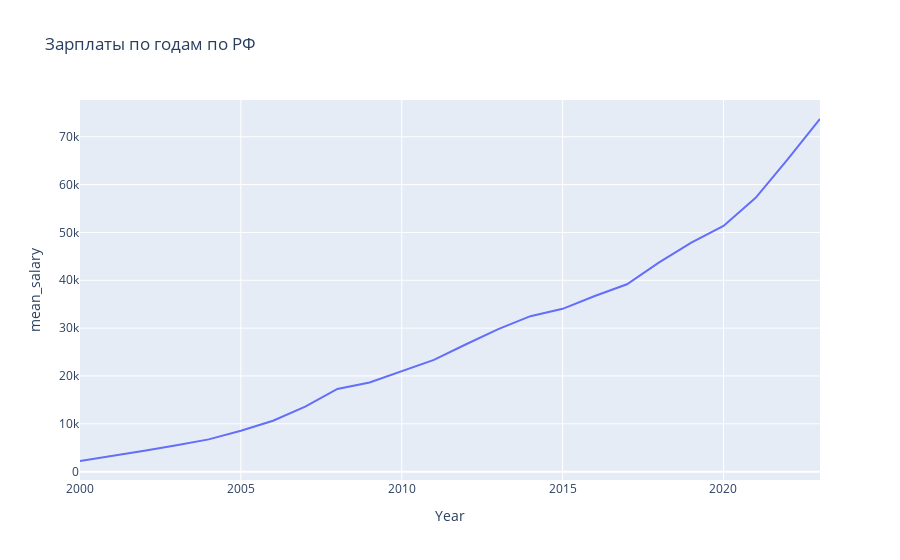

Source (notebook cell):
### Markdown cell above
## Графики изменения зарплаты по годам

### Code cell
fig = px.line(salary[salary['Economic_id']==1], x='Year', y='mean_salary', title='Зарплаты по годам по РФ')
fig.show()

### Figure 1 — Plotly figure (JSON) as saved in the notebook; plotly's stock layout.template omitted (floating-point values rounded to 4 significant figures)
{"data": [{"hovertemplate": "Year=%{x}<br>mean_salary=%{y}<extra></extra>", "legendgroup": "", "line": {"color": "#636efa", "dash": "solid"}, "marker": {"symbol": "circle"}, "mode": "lines", "name": "", "orientation": "v", "showlegend": false, "type": "scatter", "x": [2000, 2001, 2002, 2003, 2004, 2005, 2006, 2007, 2008, 2009, 2010, 2011, 2012, 2013, 2014, 2015, 2016, 2017, 2018, 2019, 2020, 2021, 2022, 2023], "xaxis": "x", "y": [2223.0, 3240.0, 4360.0, 5498.0, 6740.0, 8555.0, 10630.0, 13590.0, 17290.0, 18640.0, 20950.0, 23370.0, 26630.0, 29792, 32495, 34030, 36709, 39167, 43724, 47870.0, 51344, 57240.0, 65340.0, 73710.0], "yaxis": "y"}], "layout": {"legend": {"tracegroupgap": 0}, "title": {"text": "Зарплаты по годам по РФ"}, "xaxis": {"anchor": "y", "domain": [0, 1], "title": {"text": "Year"}}, "yaxis": {"anchor": "x", "domain": [0, 1], "title": {"text": "mean_salary"}}}}
